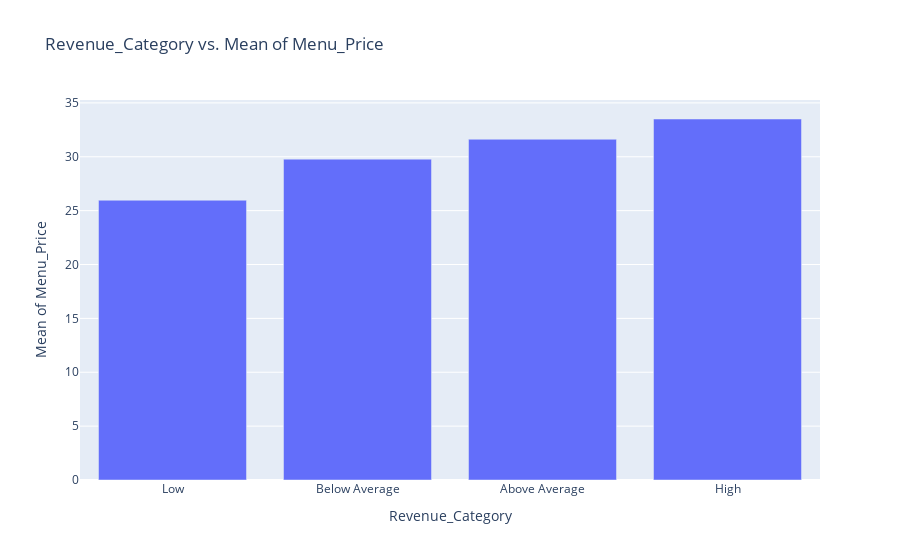

The notebook cell saved with this chart:
### Markdown cell above
Aylık gelir kategorisine göre ortalama müşteri sayısı şu şekildedir:
- &nbsp; Düşük: 27.216
- &nbsp; Ortalama Altı: 45.888
- &nbsp; Ortalama Üstü: 61.548
- &nbsp; Yüksek: 78. 432  

Buna göre, müşteri sayısı arttıkça restoranın aylık gelirinin arttığını söyleyebiliriz.

### Code cell
target_sum_with_num_plotly(data, target_cat, 'Menu_Price')

### Figure 1 — Plotly figure (JSON) as saved in the notebook; plotly's stock layout.template omitted (floating-point values rounded to 4 significant figures)
{"data": [{"alignmentgroup": "True", "hovertemplate": "Revenue_Category=%{x}<br>Mean of Menu_Price=%{y}<extra></extra>", "legendgroup": "", "marker": {"color": "#636efa", "pattern": {"shape": ""}}, "name": "", "offsetgroup": "", "orientation": "v", "showlegend": false, "textposition": "auto", "type": "bar", "x": ["Low", "Below Average", "Above Average", "High"], "xaxis": "x", "y": [25.97, 29.78, 31.63, 33.5], "yaxis": "y"}], "layout": {"barmode": "relative", "legend": {"tracegroupgap": 0}, "title": {"text": "Revenue_Category vs. Mean of Menu_Price"}, "xaxis": {"anchor": "y", "domain": [0, 1], "title": {"text": "Revenue_Category"}}, "yaxis": {"anchor": "x", "domain": [0, 1], "title": {"text": "Mean of Menu_Price"}}}}
